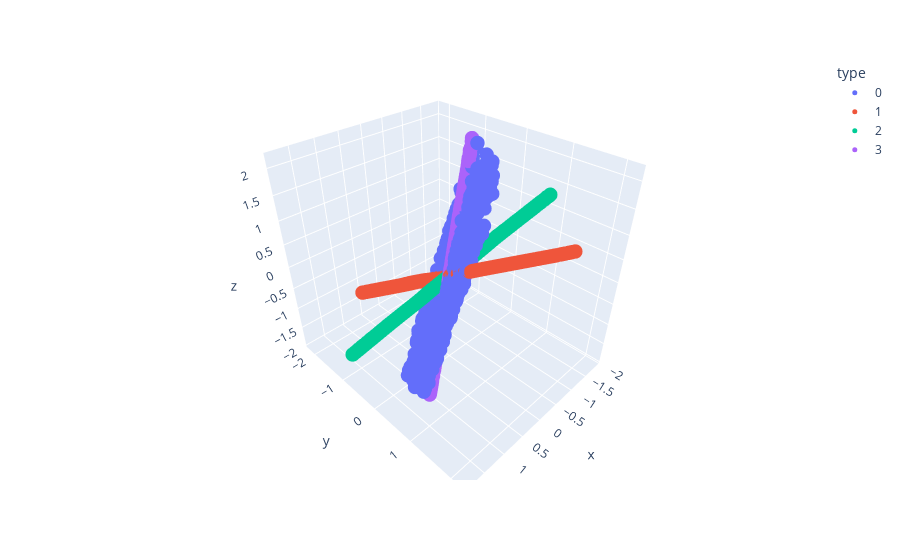

The notebook cell saved with this chart:
### Code cell
df = pd.DataFrame(np.concatenate(pred_points, axis=0), columns=['x', 'y', 'z'])
df['type'] = sum([[f'{i}']*1000 for i in range(extra_modes+1)], [])
fig = px.scatter_3d(df, x='x', y='y', z='z', color='type')
fig.update_traces(marker={'size': 5})
fig.show()

### Figure 1 — Plotly figure (JSON) as saved in the notebook; plotly's stock layout.template omitted (floating-point values rounded to 4 significant figures; data arrays with more than 128 entries replaced by an {"elided": "..."} marker saying what was removed)
{"data": [{"hovertemplate": "type=0<br>x=%{x}<br>y=%{y}<br>z=%{z}<extra></extra>", "legendgroup": "0", "marker": {"color": "#636efa", "size": 5, "symbol": "circle"}, "mode": "markers", "name": "0", "scene": "scene", "showlegend": true, "type": "scatter3d", "x": {"elided": "1000 float values"}, "y": {"elided": "1000 float values"}, "z": {"elided": "1000 float values"}}, {"hovertemplate": "type=1<br>x=%{x}<br>y=%{y}<br>z=%{z}<extra></extra>", "legendgroup": "1", "marker": {"color": "#EF553B", "size": 5, "symbol": "circle"}, "mode": "markers", "name": "1", "scene": "scene", "showlegend": true, "type": "scatter3d", "x": {"elided": "1000 float values"}, "y": {"elided": "1000 float values"}, "z": {"elided": "1000 float values"}}, {"hovertemplate": "type=2<br>x=%{x}<br>y=%{y}<br>z=%{z}<extra></extra>", "legendgroup": "2", "marker": {"color": "#00cc96", "size": 5, "symbol": "circle"}, "mode": "markers", "name": "2", "scene": "scene", "showlegend": true, "type": "scatter3d", "x": {"elided": "1000 float values"}, "y": {"elided": "1000 float values"}, "z": {"elided": "1000 float values"}}, {"hovertemplate": "type=3<br>x=%{x}<br>y=%{y}<br>z=%{z}<extra></extra>", "legendgroup": "3", "marker": {"color": "#ab63fa", "size": 5, "symbol": "circle"}, "mode": "markers", "name": "3", "scene": "scene", "showlegend": true, "type": "scatter3d", "x": {"elided": "1000 float values"}, "y": {"elided": "1000 float values"}, "z": {"elided": "1000 float values"}}], "layout": {"autosize": true, "legend": {"title": {"text": "type"}, "tracegroupgap": 0}, "margin": {"t": 60}, "scene": {"aspectmode": "auto", "aspectratio": {"x": 0.9206, "y": 1.079, "z": 1.006}, "domain": {"x": [0, 1], "y": [0, 1]}, "xaxis": {"title": {"text": "x"}, "type": "linear"}, "yaxis": {"title": {"text": "y"}, "type": "linear"}, "zaxis": {"title": {"text": "z"}, "type": "linear"}}}}
